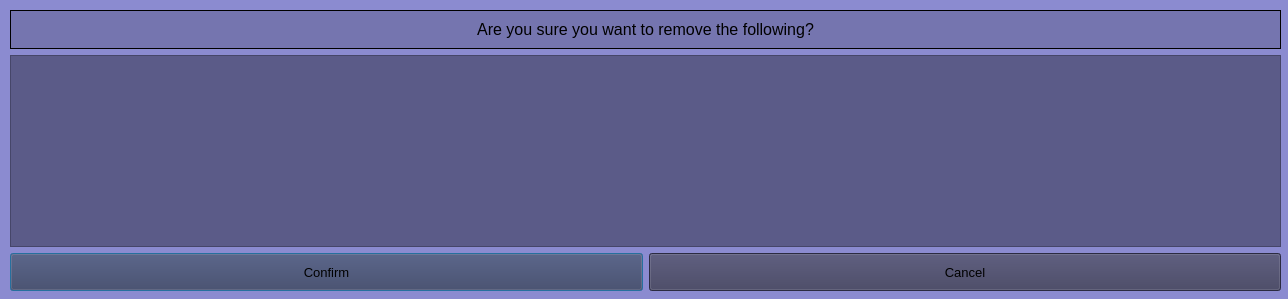
<?xml version="1.0" encoding="UTF-8"?>
<ui version="4.0">
 <class>ConfirmRemoval</class>
 <widget class="QDialog" name="ConfirmRemoval">
  <property name="enabled">
   <bool>true</bool>
  </property>
  <property name="geometry">
   <rect>
    <x>0</x>
    <y>0</y>
    <width>1288</width>
    <height>299</height>
   </rect>
  </property>
  <property name="windowTitle">
   <string>Dialog</string>
  </property>
  <property name="styleSheet">
   <string notr="true">background-color: rgb(139, 139, 208);</string>
  </property>
  <widget class="QWidget" name="verticalLayoutWidget">
   <property name="geometry">
    <rect>
     <x>10</x>
     <y>10</y>
     <width>1271</width>
     <height>281</height>
    </rect>
   </property>
   <layout class="QVBoxLayout" name="verticalLayout">
    <item>
     <widget class="QLabel" name="label">
      <property name="sizePolicy">
       <sizepolicy hsizetype="Minimum" vsizetype="Minimum">
        <horstretch>0</horstretch>
        <verstretch>0</verstretch>
       </sizepolicy>
      </property>
      <property name="font">
       <font>
        <pointsize>12</pointsize>
        <weight>50</weight>
        <bold>false</bold>
       </font>
      </property>
      <property name="layoutDirection">
       <enum>Qt::LeftToRight</enum>
      </property>
      <property name="styleSheet">
       <string notr="true">background-color: rgb(117, 117, 175);</string>
      </property>
      <property name="frameShape">
       <enum>QFrame::Box</enum>
      </property>
      <property name="text">
       <string>Are you sure you want to remove the following?</string>
      </property>
      <property name="alignment">
       <set>Qt::AlignCenter</set>
      </property>
     </widget>
    </item>
    <item>
     <widget class="QTableView" name="tableView">
      <property name="sizePolicy">
       <sizepolicy hsizetype="Minimum" vsizetype="Minimum">
        <horstretch>0</horstretch>
        <verstretch>0</verstretch>
       </sizepolicy>
      </property>
      <property name="styleSheet">
       <string notr="true">QHeaderView::section {
	background-color: rgb(91, 91, 136);
}
QHeaderView::section:checked
{
   background-color: rgb(60, 60, 91);
}
QTableView {
background-color: rgb(91, 91, 136);
}</string>
      </property>
     </widget>
    </item>
    <item>
     <layout class="QHBoxLayout" name="horizontalLayout">
      <item>
       <widget class="QPushButton" name="PushButton_ConfirmRemoval">
        <property name="sizePolicy">
         <sizepolicy hsizetype="Minimum" vsizetype="Minimum">
          <horstretch>0</horstretch>
          <verstretch>0</verstretch>
         </sizepolicy>
        </property>
        <property name="font">
         <font>
          <pointsize>10</pointsize>
         </font>
        </property>
        <property name="styleSheet">
         <string notr="true">background-color: rgb(60, 60, 91);</string>
        </property>
        <property name="text">
         <string>Confirm</string>
        </property>
       </widget>
      </item>
      <item>
       <widget class="QPushButton" name="PushButton_BackToAdmin">
        <property name="sizePolicy">
         <sizepolicy hsizetype="Minimum" vsizetype="Minimum">
          <horstretch>0</horstretch>
          <verstretch>0</verstretch>
         </sizepolicy>
        </property>
        <property name="font">
         <font>
          <pointsize>10</pointsize>
         </font>
        </property>
        <property name="styleSheet">
         <string notr="true">background-color: rgb(60, 60, 91);</string>
        </property>
        <property name="text">
         <string>Cancel</string>
        </property>
       </widget>
      </item>
     </layout>
    </item>
   </layout>
  </widget>
 </widget>
 <resources/>
 <connections/>
</ui>
